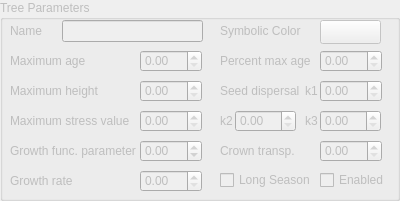
                <widget class="QGroupBox" name="groupBox_eco_TreeParameters">
                 <property name="enabled">
                  <bool>false</bool>
                 </property>
                 <property name="sizePolicy">
                  <sizepolicy hsizetype="Maximum" vsizetype="Preferred">
                   <horstretch>0</horstretch>
                   <verstretch>0</verstretch>
                  </sizepolicy>
                 </property>
                 <property name="minimumSize">
                  <size>
                   <width>390</width>
                   <height>0</height>
                  </size>
                 </property>
                 <property name="title">
                  <string>Tree Parameters</string>
                 </property>
                 <widget class="QLineEdit" name="eco_species_name">
                  <property name="geometry">
                   <rect>
                    <x>62</x>
                    <y>20</y>
                    <width>141</width>
                    <height>22</height>
                   </rect>
                  </property>
                 </widget>
                 <widget class="QLabel" name="label_2">
                  <property name="geometry">
                   <rect>
                    <x>10</x>
                    <y>20</y>
                    <width>41</width>
                    <height>21</height>
                   </rect>
                  </property>
                  <property name="text">
                   <string>Name</string>
                  </property>
                 </widget>
                 <widget class="QLabel" name="label_9">
                  <property name="geometry">
                   <rect>
                    <x>220</x>
                    <y>20</y>
                    <width>91</width>
                    <height>21</height>
                   </rect>
                  </property>
                  <property name="text">
                   <string>Symbolic Color</string>
                  </property>
                 </widget>
                 <widget class="QPushButton" name="eco_species_color">
                  <property name="geometry">
                   <rect>
                    <x>320</x>
                    <y>20</y>
                    <width>61</width>
                    <height>24</height>
                   </rect>
                  </property>
                  <property name="text">
                   <string/>
                  </property>
                 </widget>
                 <widget class="QLabel" name="label_10">
                  <property name="geometry">
                   <rect>
                    <x>10</x>
                    <y>80</y>
                    <width>121</width>
                    <height>21</height>
                   </rect>
                  </property>
                  <property name="text">
                   <string>Maximum height</string>
                  </property>
                 </widget>
                 <widget class="QDoubleSpinBox" name="eco_species_hmax">
                  <property name="geometry">
                   <rect>
                    <x>140</x>
                    <y>80</y>
                    <width>62</width>
                    <height>22</height>
                   </rect>
                  </property>
                  <property name="maximum">
                   <double>9999.989999999999782</double>
                  </property>
                 </widget>
                 <widget class="QDoubleSpinBox" name="eco_species_kg">
                  <property name="geometry">
                   <rect>
                    <x>140</x>
                    <y>140</y>
                    <width>62</width>
                    <height>22</height>
                   </rect>
                  </property>
                  <property name="decimals">
                   <number>2</number>
                  </property>
                  <property name="minimum">
                   <double>-10.000000000000000</double>
                  </property>
                  <property name="maximum">
                   <double>10.000000000000000</double>
                  </property>
                 </widget>
                 <widget class="QLabel" name="label_13">
                  <property name="geometry">
                   <rect>
                    <x>10</x>
                    <y>140</y>
                    <width>131</width>
                    <height>21</height>
                   </rect>
                  </property>
                  <property name="text">
                   <string>Growth func. parameter</string>
                  </property>
                 </widget>
                 <widget class="QLabel" name="label_14">
                  <property name="geometry">
                   <rect>
                    <x>10</x>
                    <y>170</y>
                    <width>71</width>
                    <height>21</height>
                   </rect>
                  </property>
                  <property name="text">
                   <string>Growth rate</string>
                  </property>
                 </widget>
                 <widget class="QDoubleSpinBox" name="eco_species_gr">
                  <property name="geometry">
                   <rect>
                    <x>140</x>
                    <y>170</y>
                    <width>62</width>
                    <height>22</height>
                   </rect>
                  </property>
                  <property name="maximum">
                   <double>9999.989999999999782</double>
                  </property>
                 </widget>
                 <widget class="QLabel" name="label_31">
                  <property name="geometry">
                   <rect>
                    <x>10</x>
                    <y>50</y>
                    <width>121</width>
                    <height>21</height>
                   </rect>
                  </property>
                  <property name="text">
                   <string>Maximum age</string>
                  </property>
                 </widget>
                 <widget class="QDoubleSpinBox" name="eco_species_a_max">
                  <property name="geometry">
                   <rect>
                    <x>140</x>
                    <y>50</y>
                    <width>62</width>
                    <height>22</height>
                   </rect>
                  </property>
                  <property name="maximum">
                   <double>9999.989999999999782</double>
                  </property>
                 </widget>
                 <widget class="QDoubleSpinBox" name="eco_species_a">
                  <property name="geometry">
                   <rect>
                    <x>140</x>
                    <y>110</y>
                    <width>62</width>
                    <height>22</height>
                   </rect>
                  </property>
                  <property name="maximum">
                   <double>9999.989999999999782</double>
                  </property>
                 </widget>
                 <widget class="QLabel" name="label_30">
                  <property name="geometry">
                   <rect>
                    <x>10</x>
                    <y>110</y>
                    <width>121</width>
                    <height>21</height>
                   </rect>
                  </property>
                  <property name="text">
                   <string>Maximum stress value</string>
                  </property>
                 </widget>
                 <widget class="QLabel" name="label_32">
                  <property name="geometry">
                   <rect>
                    <x>220</x>
                    <y>80</y>
                    <width>81</width>
                    <height>21</height>
                   </rect>
                  </property>
                  <property name="text">
                   <string>Seed dispersal</string>
                  </property>
                 </widget>
                 <widget class="QLabel" name="label_33">
                  <property name="geometry">
                   <rect>
                    <x>305</x>
                    <y>80</y>
                    <width>21</width>
                    <height>21</height>
                   </rect>
                  </property>
                  <property name="text">
                   <string>k1</string>
                  </property>
                 </widget>
                 <widget class="QDoubleSpinBox" name="eco_species_k1">
                  <property name="geometry">
                   <rect>
                    <x>320</x>
                    <y>80</y>
                    <width>62</width>
                    <height>22</height>
                   </rect>
                  </property>
                  <property name="maximum">
                   <double>9999.989999999999782</double>
                  </property>
                 </widget>
                 <widget class="QDoubleSpinBox" name="eco_species_k2">
                  <property name="geometry">
                   <rect>
                    <x>235</x>
                    <y>110</y>
                    <width>61</width>
                    <height>22</height>
                   </rect>
                  </property>
                  <property name="maximum">
                   <double>9999.989999999999782</double>
                  </property>
                 </widget>
                 <widget class="QLabel" name="label_34">
                  <property name="geometry">
                   <rect>
                    <x>220</x>
                    <y>110</y>
                    <width>21</width>
                    <height>21</height>
                   </rect>
                  </property>
                  <property name="text">
                   <string>k2</string>
                  </property>
                 </widget>
                 <widget class="QDoubleSpinBox" name="eco_species_k3">
                  <property name="geometry">
                   <rect>
                    <x>320</x>
                    <y>110</y>
                    <width>61</width>
                    <height>22</height>
                   </rect>
                  </property>
                  <property name="maximum">
                   <double>9999.989999999999782</double>
                  </property>
                 </widget>
                 <widget class="QLabel" name="label_35">
                  <property name="geometry">
                   <rect>
                    <x>305</x>
                    <y>110</y>
                    <width>21</width>
                    <height>21</height>
                   </rect>
                  </property>
                  <property name="text">
                   <string>k3</string>
                  </property>
                 </widget>
                 <widget class="QDoubleSpinBox" name="eco_species_pa_max">
                  <property name="geometry">
                   <rect>
                    <x>320</x>
                    <y>50</y>
                    <width>62</width>
                    <height>22</height>
                   </rect>
                  </property>
                  <property name="maximum">
                   <double>9999.989999999999782</double>
                  </property>
                 </widget>
                 <widget class="QLabel" name="label_36">
                  <property name="geometry">
                   <rect>
                    <x>220</x>
                    <y>50</y>
                    <width>91</width>
                    <height>21</height>
                   </rect>
                  </property>
                  <property name="text">
                   <string>Percent max age</string>
                  </property>
                 </widget>
                 <widget class="QCheckBox" name="eco_species_lgs">
                  <property name="geometry">
                   <rect>
                    <x>220</x>
                    <y>170</y>
                    <width>91</width>
                    <height>20</height>
                   </rect>
                  </property>
                  <property name="text">
                   <string>Long Season</string>
                  </property>
                  <property name="autoRepeat">
                   <bool>false</bool>
                  </property>
                  <property name="tristate">
                   <bool>false</bool>
                  </property>
                 </widget>
                 <widget class="QCheckBox" name="eco_species_enabled">
                  <property name="geometry">
                   <rect>
                    <x>320</x>
                    <y>170</y>
                    <width>71</width>
                    <height>20</height>
                   </rect>
                  </property>
                  <property name="text">
                   <string>Enabled</string>
                  </property>
                  <property name="checked">
                   <bool>false</bool>
                  </property>
                 </widget>
                 <widget class="QLabel" name="label_43">
                  <property name="geometry">
                   <rect>
                    <x>220</x>
                    <y>140</y>
                    <width>91</width>
                    <height>21</height>
                   </rect>
                  </property>
                  <property name="text">
                   <string>Crown transp.</string>
                  </property>
                 </widget>
                 <widget class="QDoubleSpinBox" name="eco_species_ct">
                  <property name="geometry">
                   <rect>
                    <x>320</x>
                    <y>140</y>
                    <width>62</width>
                    <height>22</height>
                   </rect>
                  </property>
                  <property name="maximum">
                   <double>1.000000000000000</double>
                  </property>
                  <property name="singleStep">
                   <double>0.010000000000000</double>
                  </property>
                 </widget>
                </widget>
